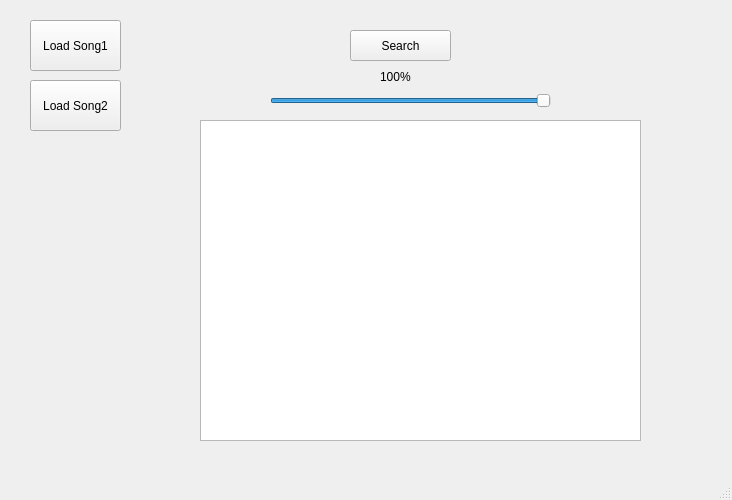
<?xml version="1.0" encoding="UTF-8"?>
<ui version="4.0">
 <class>MainWindow</class>
 <widget class="QMainWindow" name="MainWindow">
  <property name="geometry">
   <rect>
    <x>0</x>
    <y>0</y>
    <width>732</width>
    <height>500</height>
   </rect>
  </property>
  <property name="windowTitle">
   <string>Shazam</string>
  </property>
  <widget class="QWidget" name="centralwidget">
   <widget class="QPushButton" name="browseButton">
    <property name="geometry">
     <rect>
      <x>30</x>
      <y>20</y>
      <width>91</width>
      <height>51</height>
     </rect>
    </property>
    <property name="text">
     <string>Load Song1</string>
    </property>
   </widget>
   <widget class="QPushButton" name="browseButton_2">
    <property name="geometry">
     <rect>
      <x>30</x>
      <y>80</y>
      <width>91</width>
      <height>51</height>
     </rect>
    </property>
    <property name="text">
     <string>Load Song2</string>
    </property>
   </widget>
   <widget class="QTableWidget" name="tableWidget">
    <property name="geometry">
     <rect>
      <x>200</x>
      <y>120</y>
      <width>441</width>
      <height>321</height>
     </rect>
    </property>
   </widget>
   <widget class="QSlider" name="slider">
    <property name="geometry">
     <rect>
      <x>270</x>
      <y>90</y>
      <width>281</width>
      <height>22</height>
     </rect>
    </property>
    <property name="maximum">
     <number>100</number>
    </property>
    <property name="value">
     <number>100</number>
    </property>
    <property name="orientation">
     <enum>Qt::Horizontal</enum>
    </property>
    <property name="tickPosition">
     <enum>QSlider::NoTicks</enum>
    </property>
   </widget>
   <widget class="QPushButton" name="searchBtn">
    <property name="geometry">
     <rect>
      <x>350</x>
      <y>30</y>
      <width>101</width>
      <height>31</height>
     </rect>
    </property>
    <property name="text">
     <string>Search</string>
    </property>
   </widget>
   <widget class="QLabel" name="sliderLabel">
    <property name="geometry">
     <rect>
      <x>380</x>
      <y>70</y>
      <width>47</width>
      <height>13</height>
     </rect>
    </property>
    <property name="text">
     <string>100%</string>
    </property>
   </widget>
  </widget>
  <widget class="QMenuBar" name="menubar">
   <property name="geometry">
    <rect>
     <x>0</x>
     <y>0</y>
     <width>732</width>
     <height>21</height>
    </rect>
   </property>
  </widget>
  <widget class="QStatusBar" name="statusbar"/>
 </widget>
 <resources/>
 <connections/>
</ui>
